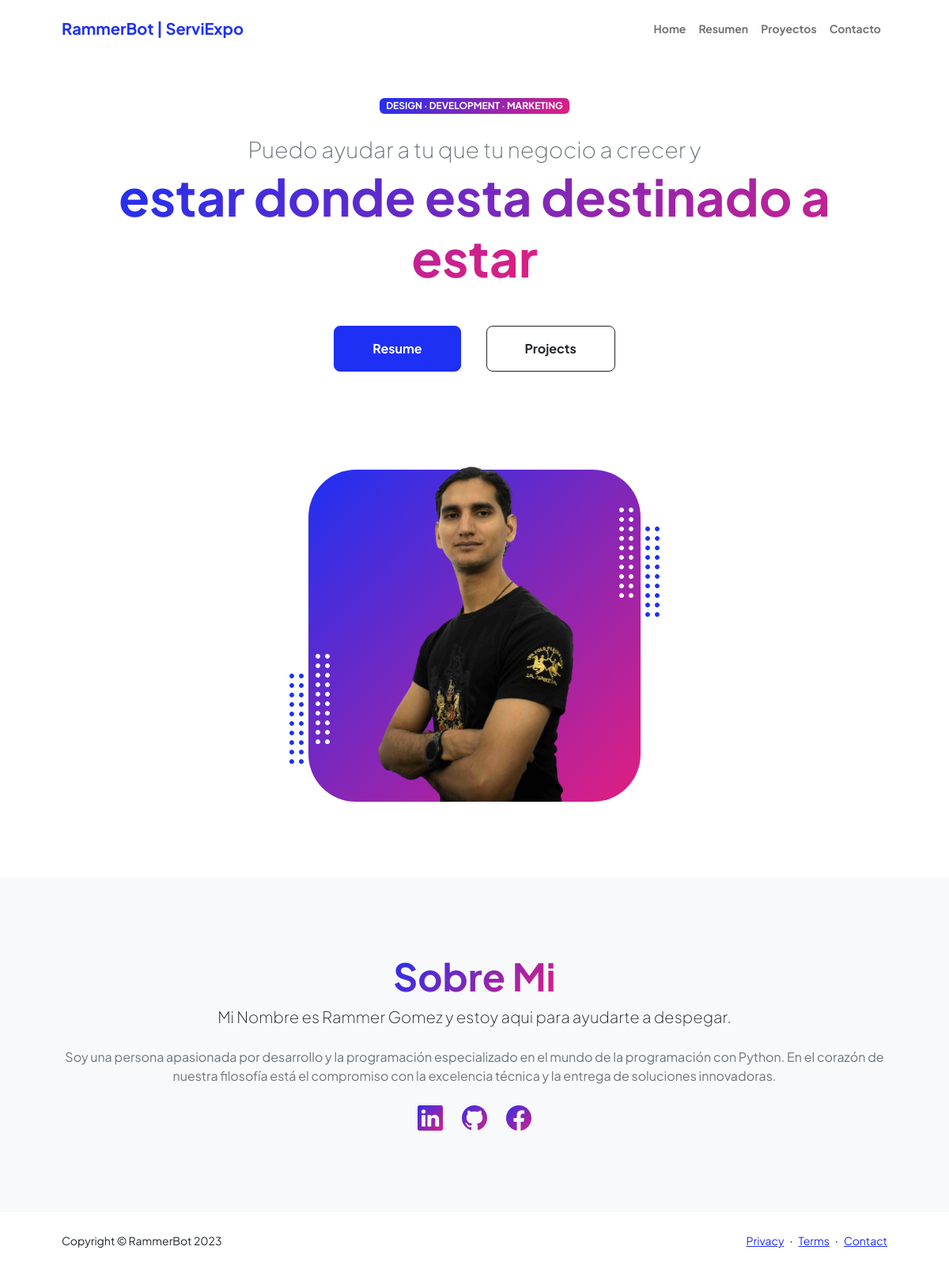
/home/, run on the app's committed database.
### applications/home/models.py (models this page shows, shortened)
class Home(models.Model):
    company = models.CharField('Empresa', max_length=70)
    service_1 = models.CharField("Servicio 1", max_length=50)
    service_2 = models.CharField("Servicio 2", max_length=50)
    service_3 = models.CharField("Servicio 3", max_length=50)
    slogan = models.CharField('Slogan corto', max_length=150)
    slogan_1 = models.CharField('Slogan largo', max_length=255)
    about = models.TextField('Sobre Nosotros')
    image = models.ImageField('Imagen', upload_to='empresa/')
    class Meta:
        verbose_name = ('Home')
        verbose_name_plural = ('Homes')

### applications/home/views.py (the view)
# urls.py: path('home/', views.home_view, name='home'),
def home_view(request):
    social_media = SocialMedia.objects.all().first()
    home = Home.objects.all().first()
    context = {
        'company': home.company,
        'service_1': home.service_1,
        'service_2': home.service_2,
        'service_3': home.service_3,
        'slogan_short' : home.slogan,
        'slogan_large': home.slogan_1,
        'about':home.about,
        'image' : home.image,
        'facebook': social_media.facebook,
        'x': social_media.x,
        'instagram':social_media.instagram,
        'github': social_media.github,
        'linkedin': social_media.linkedin,
    }
    return render(request, 'home/index.html',context)

### templates/home/index.html (shortened to what this page needs)
{% extends "layout.html" %}
{% load static %}
{% block content %}
    <main class="flex-shrink-0">
        <header class="py-5">
            <div class="container px-5 pb-5">
                <div class="row gx-5 align-items-center">
                    <div class="col-xxl-5">
                        <div class="text-center text-xxl-start">
                            <div class="badge bg-gradient-primary-to-secondary text-white mb-4"><div class="text-uppercase">Design &middot; Development &middot; Marketing</div></div>
                            <div class="fs-3 fw-light text-muted">{{slogan_short}}</div>
                            <h1 class="display-3 fw-bolder mb-5"><span class="text-gradient d-inline">{{slogan_large}}</span></h1>
                            <div class="d-grid gap-3 d-sm-flex justify-content-sm-center justify-content-xxl-start mb-3">
                                <a class="btn btn-primary btn-lg px-5 py-3 me-sm-3 fs-6 fw-bolder" href="{% url "resume:resume" %}">Resume</a>
                                <a class="btn btn-outline-dark btn-lg px-5 py-3 fs-6 fw-bolder" href="{% url "project:project" %}">Projects</a>
                            </div>
                        </div>
                    </div>
                    <div class="col-xxl-7">
                        <div class="d-flex justify-content-center mt-5 mt-xxl-0">
                            <div class="profile bg-gradient-primary-to-secondary">
                                <img class="profile-img" src="{{image.url}}" alt="..." />
                                <div class="dots-1">
                                </div>
                                <div class="dots-2">
                                </div>
                                <div class="dots-3">
                                </div>
                                <div class="dots-4">
                                </div>
                            </div>
                        </div>
                    </div>
                </div>
            </div>
        </header>
        <section class="bg-light py-5">
            <div class="container px-5">
                <div class="row gx-5 justify-content-center">
                    <div class="col-xxl-8">
                        <div class="text-center my-5">
                            <h2 class="display-5 fw-bolder"><span class="text-gradient d-inline">Sobre Mi</span></h2>
                            <p class="lead fw-light mb-4">Mi Nombre es Rammer Gomez y estoy aqui para ayudarte a despegar.</p>
                            <p class="text-muted">{{about}}</p>
                            <div class="d-flex justify-content-center fs-2 gap-4">
                                {% if linkedin != "" %}
                                    <a class="text-gradient" href={{linkedin}} target="_blank"><i class="bi bi-linkedin"></i></a>
                                {% endif %}
                                {% if github != "" %}
                                    <a class="text-gradient" href={{github}} target="_blank"><i class="bi bi-github"></i></a>
                                {% endif %}
                                {% if facebook != "" %}
                                    <a class="text-gradient" href={{facebook}} target="_blank"><i class="bi bi-facebook"></i></a>
                                {% endif %}
                            </div>
                        </div>
                    </div>
                </div>
            </div>
        </section>
    </main>
{% endblock content %}

### templates/layout.html (shortened to what this page needs)
{% load static %}
<!DOCTYPE html>
<html lang="en">
    <head>
        <link href="https://cdn.jsdelivr.net/npm/bootstrap-icons@1.8.1/font/bootstrap-icons.css" rel="stylesheet" />
        <link href="{% static 'css/styles.css' %}" rel="stylesheet" />
    </head>
    <body class="d-flex flex-column h-100">
        {%include "includes/header.html" %}
        {% block content %}
        {% endblock content %}
        {% include "includes/footer.html" %}
    </body>
</html>

### templates/includes/header.html (shortened to what this page needs)
<nav class="navbar navbar-expand-lg navbar-light bg-white py-3">
    <div class="container px-5">
        <a class="navbar-brand" href="{% url "home:home" %}"><span class="fw-bolder text-primary">RammerBot | ServiExpo</span></a>
        <div class="collapse navbar-collapse" id="navbarSupportedContent">
            <ul class="navbar-nav ms-auto mb-2 mb-lg-0 small fw-bolder">
                <li class="nav-item"><a class="nav-link" href="{% url "home:home" %}">Home</a></li>
                <li class="nav-item"><a class="nav-link" href="{% url "resume:resume" %}">Resumen</a></li>
                <li class="nav-item"><a class="nav-link" href="{% url "project:project" %}">Proyectos</a></li>
                <li class="nav-item"><a class="nav-link" href="{% url "contact:contact" %}">Contacto</a></li>
            </ul>
        </div>
    </div>
</nav>

### templates/includes/footer.html
<footer class="bg-white py-4 mt-auto">
    <div class="container px-5">
        <div class="row align-items-center justify-content-between flex-column flex-sm-row">
            <div class="col-auto"><div class="small m-0">Copyright &copy; RammerBot 2023</div></div>
            <div class="col-auto">
                <a class="small" href="#!">Privacy</a>
                <span class="mx-1">&middot;</span>
                <a class="small" href="#!">Terms</a>
                <span class="mx-1">&middot;</span>
                <a class="small" href="#!">Contact</a>
            </div>
        </div>
    </div>
</footer>

### templates/includes/javascripts.html (shortened to what this page needs)
{% load static %}

### data on the page
Home: slogan "Puedo ayudar a tu que tu negocio a crecer y", slogan_1 "estar donde esta destinado a estar", about "Soy una persona apasionada por desarrollo y la programación especializado en el mundo de la programación con Python. En el corazón de nuestra filosofía está el compromiso con la excelencia técnica y la entrega de soluciones innovadoras."
